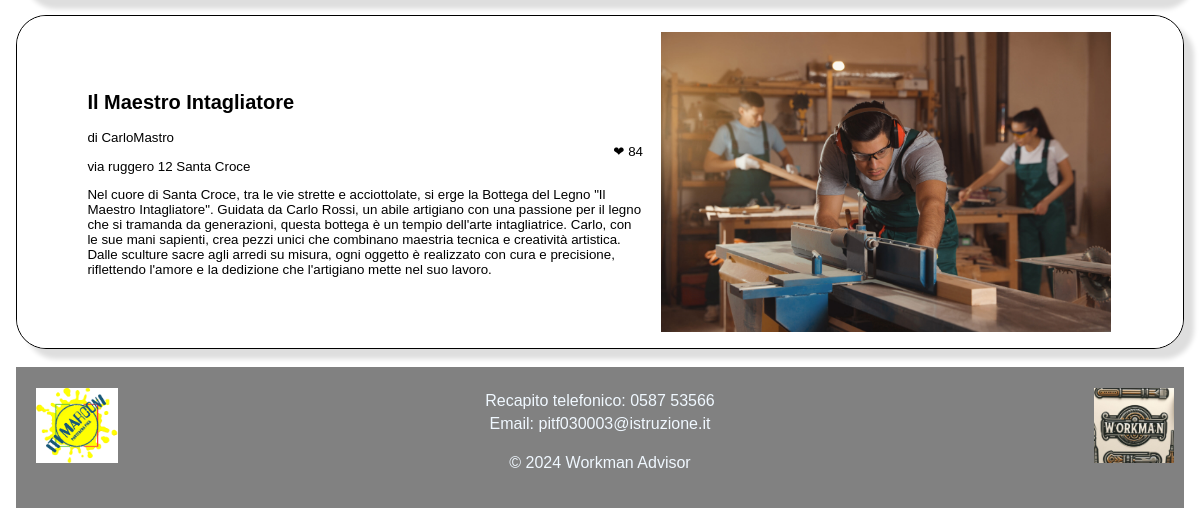
Page /home.php (lower part) on the earlier database version.
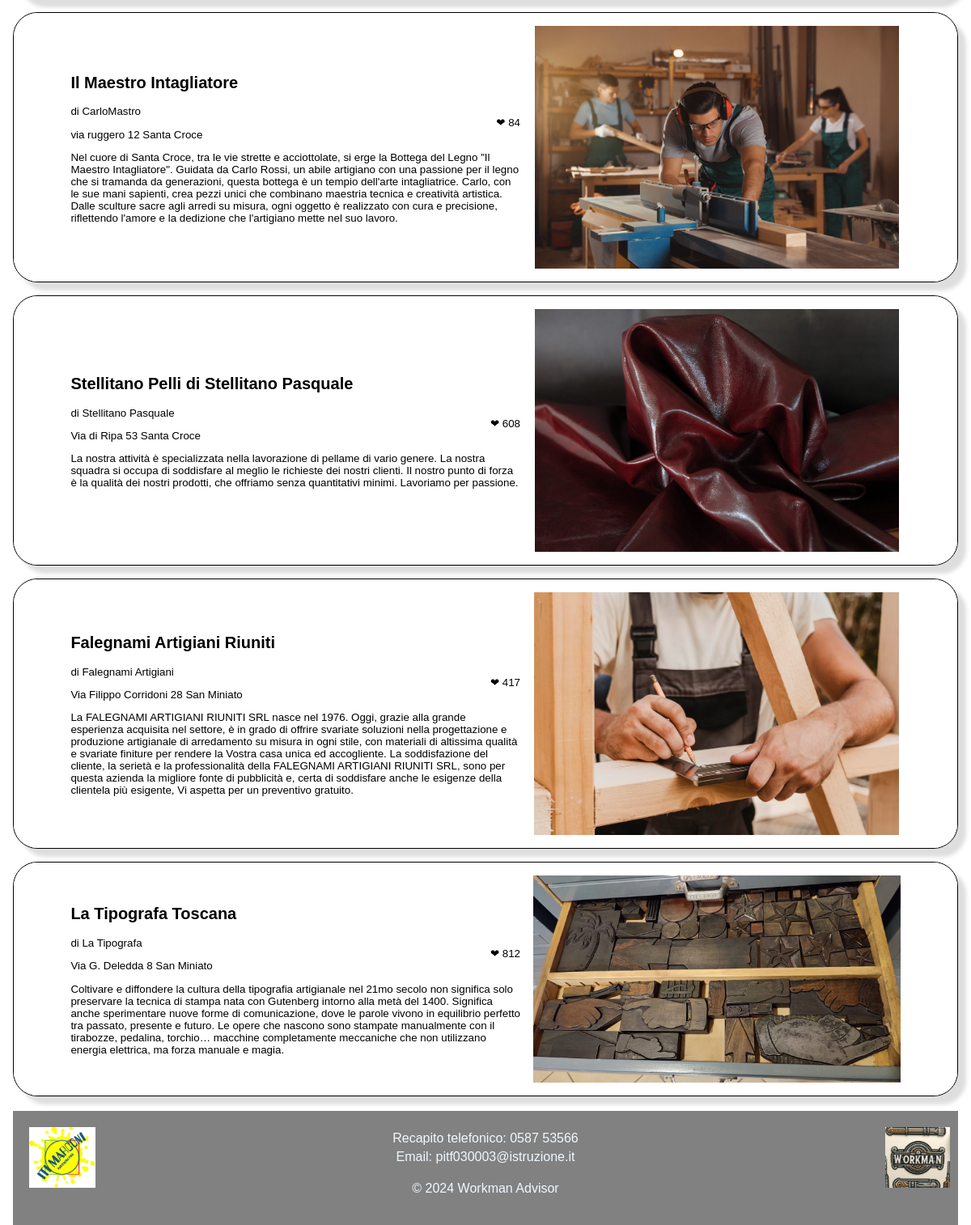
Same page on the later database version.
### tables this page shows
CREATE TABLE `bottega` (
  `ID_bottega` int(30) NOT NULL,
  `email` varchar(50) NOT NULL,
  `nome` varchar(50) NOT NULL,
  `indirizzo` varchar(50) NOT NULL,
  `città` varchar(60) NOT NULL,
  `descrizione` varchar(2000) NOT NULL,
  `num_like` int(11) NOT NULL,
  `lunedì` varchar(50) NOT NULL,
  `martedì` varchar(50) NOT NULL,
  `mercoledì` varchar(50) NOT NULL,
  `giovedì` varchar(50) NOT NULL,
  `venerdì` varchar(50) NOT NULL,
  `sabato` varchar(50) NOT NULL,
  `domenica` varchar(50) NOT NULL
);

CREATE TABLE `account` (
  `username` varchar(30) NOT NULL,
  `email` varchar(50) NOT NULL,
  `password` varchar(40) NOT NULL,
  `immagine` longblob DEFAULT NULL,
  `artigiano` tinyint(1) NOT NULL
);

### home.php (the view, shortened to what this page needs)
<html>
<head>
    <link rel="stylesheet" href="stili/stile_home.css">
</head>
<body>
    <div class="page-container">
        <br>
        <?php
        $conn = mysqli_connect("localhost", "root", "", "progettogpo");
        if(!empty($_POST['città']) && isset($_POST['città'])){
            $filtro_città=$_POST['città'];
        }else{
            $filtro_città='%';
        }
        if(isset($_POST['like'])){
            $filtro_like=$_POST['like'];
        }else{
            $filtro_like='0';
        }
        $order="";
        $sql = "SELECT bottega.ID_bottega, bottega.num_like, bottega.nome, bottega.indirizzo, bottega.città, bottega.descrizione, account.username, immagine.image
                FROM bottega
                INNER JOIN account ON account.email=bottega.email
                LEFT JOIN immagine ON bottega.ID_bottega=immagine.ID_bottega
                WHERE bottega.città LIKE '$filtro_città' AND bottega.num_like>$filtro_like
                GROUP BY bottega.ID_bottega
                $order;";
        $result = mysqli_query($conn, $sql);
        if ($result){
            if (mysqli_num_rows($result) > 0) {
                while($row = mysqli_fetch_assoc($result)) {
                    echo "<div class='container' >";
                        echo "<button class='wrapper' id='myButton_".$row["ID_bottega"]."' data-codice='".$row["ID_bottega"]."'>";
                            echo "<div class='informazioni'>";
                                echo "<h2>". $row["nome"] ."</h2>";
                                echo "<p style='float: right'>&#10084; ". $row["num_like"]."</p>";
                                echo "<p> di ". $row["username"] ."</p>";
                                echo "<p>". $row["indirizzo"] . " " .$row["città"] ."</p>";
                                echo "<p>". $row["descrizione"] ."</p>";
                            echo "</div>";
                            echo "<div class='immagine'>";
                                if(isset( $row["image"])){
                                    echo "<img src='immagini/". $row["image"] ."'>";
                                }else
                                {
                                    echo "<img src='immagini/nonpresente.jpg'>";
                                }
                            echo "</div>";
                        echo "</button>";
                    echo "</div>";
                }
            } else {
                echo "<div><p>Nessuna bottega trovato</p></div>";
            }
        }else{
            echo "errore";
        }
        ?>
        <br>
        <footer>
            <div class="containerf">
                <div class="logo-left">
                    <img src="./img/LogoITI.png" alt="Logo" width="auto" height="150%">
                </div>
                <div class="contact-info">
                    <p>Recapito telefonico: 0587 53566</p>
                    <p>Email: pitf030003@istruzione.it</p>
                </div>
                <div class="logo-right">
                    <img src="./img/logo.jpeg" alt="Logo" width="auto" height="150%">
                </div>
            </div>
            <p>&copy; 2024 Workman Advisor</p>
        </footer>
    </div>
</body>
</html>

### stili/stile_home.css (style rules this page uses)
body { display: flex; flex-direction: column; align-items: center; padding-left: 1rem; padding-right: 1rem; margin: 0; font-family: 'Verdana', sans-serif; }
.page-container { display: flex; flex-direction: column; min-height: 100vh; width: 100%; }
.container { border-radius: 30px; border: 1px solid black; margin-top: 1rem; box-shadow: 10px 10px 5px #dedede; }
.wrapper { padding: 1rem; border-radius: 30px; display: flex; flex-wrap: wrap; align-items: center; justify-content: center; background-color: white; border: transparent; text-align: left; margin: 0; }
.informazioni { flex-basis: 49%; margin-right: 1rem; }
.immagine { flex-basis: 40%; text-align: center; }
.immagine img { max-width: 100%; max-height: 300px; }
footer { background-color: #818181; padding: 20px 0; text-align: center; position: relative; color: aliceblue; }
.containerf { display: flex; justify-content: space-between; align-items: center; max-width: 1200px; margin: 0 auto; padding: 0 20px; }
.logo-left, .logo-right { flex: 0 0 auto; width: 70px; height: 50px; margin: 0; text-align: center; }
.contact-info { flex: 1 1 auto; text-align: center; }
.contact-info p { margin: 5px 0; }

Differences in the rows shown:
added bottega: nome "Stellitano Pelli di Stellitano Pasquale", num_like "608", email.username "Stellitano Pasquale", indirizzo "Via di Ripa 53", città "Santa Croce", descrizione "La nostra attività è specializzata nella lavorazione di pellame di vario genere. La nostra squadra si occupa di soddisfare al meglio le richieste dei nostri clienti. Il nostro punto di forza è la qualità dei nostri prodotti, che offriamo senza quantitativi minimi. Lavoriamo per passione.", shows a picture
added bottega: nome "Falegnami Artigiani Riuniti", num_like "417", email.username "Falegnami Artigiani", indirizzo "Via Filippo Corridoni 28", città "San Miniato", descrizione "La FALEGNAMI ARTIGIANI RIUNITI SRL nasce nel 1976. Oggi, grazie alla grande esperienza acquisita nel settore, è in grado di offrire svariate soluzioni nella progettazione e produzione artigianale di arredamento su misura in ogni stile, con materiali di altissima qualità e svariate finiture per rendere la Vostra casa unica ed accogliente. La soddisfazione del cliente, la serietà e la professionalità della FALEGNAMI ARTIGIANI RIUNITI SRL, sono per questa azienda la migliore fonte di pubblicità e, certa di soddisfare anche le esigenze della clientela più esigente, Vi aspetta per un preventivo gratuito.", shows a picture
added bottega: nome "La Tipografa Toscana", num_like "812", email.username "La Tipografa", indirizzo "Via G. Deledda 8", città "San Miniato", descrizione "Coltivare e diffondere la cultura della tipografia artigianale nel 21mo secolo non significa solo preservare la tecnica di stampa nata con Gutenberg intorno alla metà del 1400. Significa anche sperimentare nuove forme di comunicazione, dove le parole vivono in equilibrio perfetto tra passato, presente e futuro. Le opere che nascono sono stampate manualmente con il tirabozze, pedalina, torchio… macchine completamente meccaniche che non utilizzano energia elettrica, ma forza manuale e magia.", shows a picture
